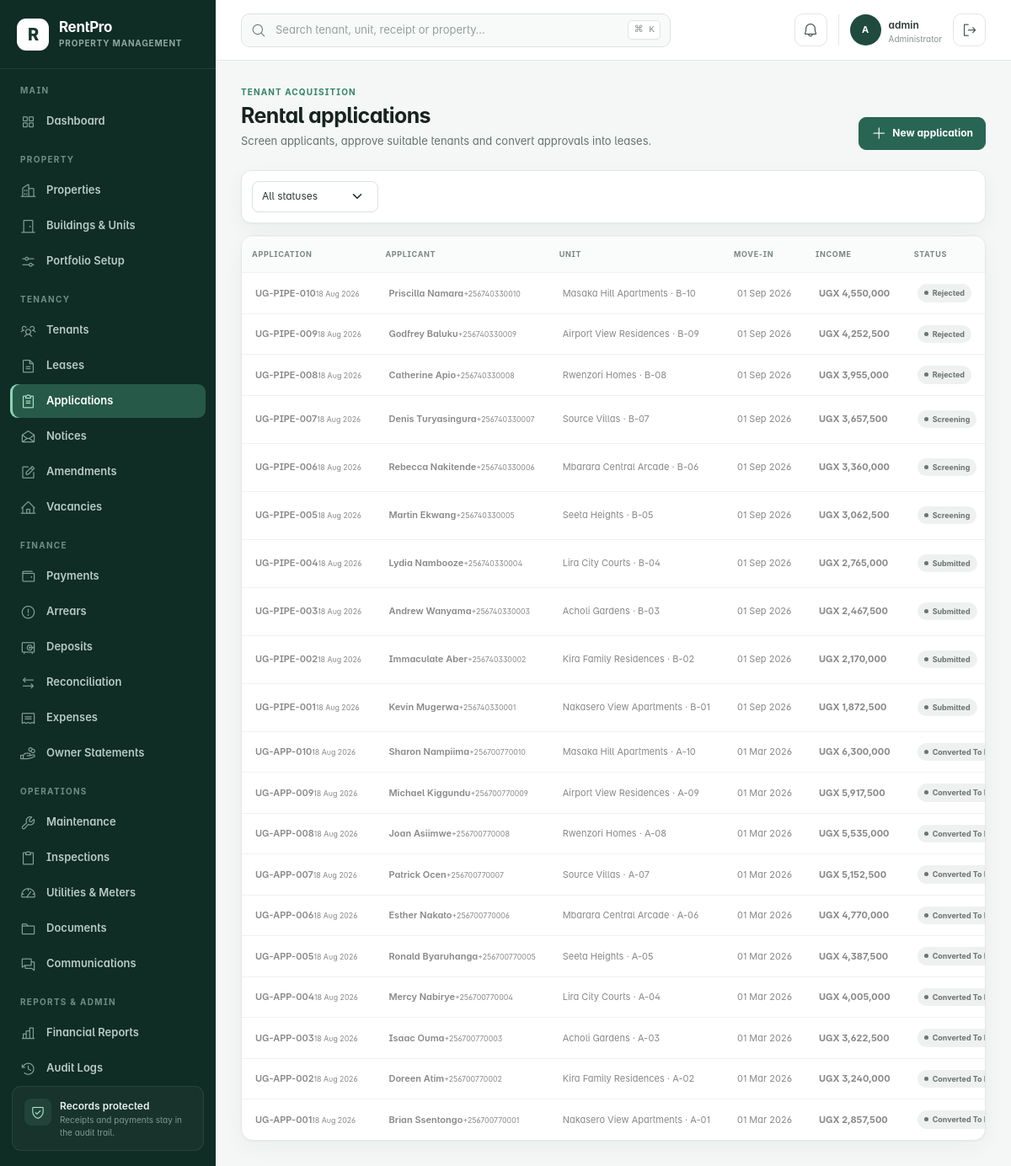
The page /applications/ (signed in) on the database its author committed.
### rentalapp/models.py (models this page shows, shortened)
class TimeStampedModel(models.Model):
    created_at = models.DateTimeField(default=timezone.now, editable=False)
    updated_at = models.DateTimeField(auto_now=True)
    class Meta:
        abstract = True

class RentalApplication(TimeStampedModel):
    class Status(models.TextChoices):
        DRAFT = "draft", "Draft"
        SUBMITTED = "submitted", "Submitted"
        SCREENING = "screening", "Screening"
        APPROVED = "approved", "Approved"
        REJECTED = "rejected", "Rejected"
        WITHDRAWN = "withdrawn", "Withdrawn"
        CONVERTED = "converted", "Converted to lease"
    application_number = models.CharField(max_length=30, unique=True, null=True, blank=True)
    unit = models.ForeignKey(Unit, on_delete=models.PROTECT, related_name="applications")
    applicant_name = models.CharField(max_length=140)
    phone = models.CharField(max_length=20)
    email = models.EmailField(blank=True)
    national_id = models.CharField(max_length=30, blank=True)
    current_address = models.CharField(max_length=255, blank=True)
    employer = models.CharField(max_length=140, blank=True)
    monthly_income = models.DecimalField(max_digits=14, decimal_places=2, default=0)
    requested_move_in = models.DateField()
    occupants = models.PositiveSmallIntegerField(default=1)
    guarantor_name = models.CharField(max_length=140, blank=True)
    guarantor_phone = models.CharField(max_length=20, blank=True)
    status = models.CharField(max_length=20, choices=Status.choices, default=Status.SUBMITTED)
    screening_notes = models.TextField(blank=True)
    decision_reason = models.TextField(blank=True)
    decided_at = models.DateTimeField(null=True, blank=True)
    decided_by = models.ForeignKey(
        settings.AUTH_USER_MODEL,
        on_delete=models.PROTECT,
        related_name="decided_rental_applications",
        null=True,
        blank=True,
    )
    tenant = models.OneToOneField(
        Tenant,
        on_delete=models.PROTECT,
        related_name="rental_application",
        null=True,
        blank=True,
    )
    class Meta:
        ordering = ("-created_at",)

class Unit(TimeStampedModel):
    class Status(models.TextChoices):
        AVAILABLE = "available", "Available"
        RESERVED = "reserved", "Reserved"
        APPLICATION_PENDING = "application_pending", "Application pending"
        OCCUPIED = "occupied", "Occupied"
        NOTICE_GIVEN = "notice_given", "Notice given"
        MAINTENANCE = "maintenance", "Under maintenance"
        BLOCKED = "blocked", "Blocked"
    TYPE_CHOICES = (
        ("studio", "Studio"),
        ("apartment", "Apartment"),
        ("house", "House"),
        ("shop", "Shop"),
        ("office", "Office"),
        ("other", "Other"),
    )
    property = models.ForeignKey(Property, on_delete=models.CASCADE, related_name="units")
    building = models.ForeignKey(
        Building,
        on_delete=models.SET_NULL,
        related_name="units",
        null=True,
        blank=True,
    )
    unit_number = models.CharField(max_length=20)
    floor = models.CharField(max_length=30, blank=True)
    unit_type = models.CharField(max_length=30, choices=TYPE_CHOICES, default="apartment")
    bedrooms = models.PositiveSmallIntegerField(default=1)
    bathrooms = models.PositiveSmallIntegerField(default=1)
    rent_amount = models.DecimalField(max_digits=14, decimal_places=2)
    service_charge = models.DecimalField(max_digits=14, decimal_places=2, default=0)
    status = models.CharField(max_length=30, choices=Status.choices, default=Status.AVAILABLE)
    notes = models.TextField(blank=True)
    class Meta:
        ordering = ("property__name", "unit_number")
        constraints = [
            models.UniqueConstraint(fields=("property", "unit_number"), name="unique_unit_per_property")
        ]
    def __str__(self):
        return f"{self.property} · {self.unit_number}"

class Property(TimeStampedModel):
    TYPE_CHOICES = (
        ("apartments", "Apartments"),
        ("commercial", "Commercial"),
        ("mixed_use", "Mixed use"),
        ("villas", "Villas"),
        ("other", "Other"),
    )
    STATUS_CHOICES = (("active", "Active"), ("inactive", "Inactive"))
    owner = models.ForeignKey(
        Landlord,
        on_delete=models.PROTECT,
        related_name="properties",
        null=True,
        blank=True,
    )
    name = models.CharField(max_length=100)
    code = models.CharField(max_length=20, unique=True, null=True, blank=True)
    address = models.TextField()
    district = models.CharField(max_length=80, blank=True)
    property_type = models.CharField(max_length=50, choices=TYPE_CHOICES, default="apartments")
    description = models.TextField(blank=True)
    total_units = models.PositiveIntegerField(default=0, help_text="Planned or declared unit count")
    status = models.CharField(max_length=20, choices=STATUS_CHOICES, default="active")
    class Meta:
        ordering = ("name",)
        verbose_name_plural = "properties"
    def __str__(self):
        return self.name

### rentalapp/views.py (the view, shortened to what this page needs)
# urls.py: path("applications/", views.application_list, name="application_list"),
@login_and_roles_required(*ADMIN_ROLES)
def application_list(request):
    form = RentalApplicationForm(request.POST or None)
    status = request.GET.get("status", "")
    applications = RentalApplication.objects.select_related("unit__property", "tenant", "decided_by")
    if status:
        applications = applications.filter(status=status)
    return render(
        request,
        "applications/list.html",
        {
            "applications": applications,
            "form": form,
            "decision_form": ApplicationDecisionForm(),
            "status_choices": RentalApplication.Status.choices,
            "selected_status": status,
        },
    )

### rentalapp/templates/applications/list.html (shortened to what this page needs)
{% extends 'base.html' %}{% load rental_tags %}
{% block content %}
<header class="page-header"><div><span class="eyebrow">Tenant acquisition</span><h1>Rental applications</h1><p>Screen applicants, approve suitable tenants and convert approvals into leases.</p></div><div class="page-actions"><button class="btn btn-primary" data-bs-toggle="modal" data-bs-target="#newApplication"><i class="ph ph-plus"></i> New application</button></div></header>
<div class="toolbar"><form method="get"><select class="form-select" name="status" onchange="this.form.submit()"><option value="">All statuses</option></select></form></div>
<section class="data-card"><div class="table-responsive"><table class="table"><thead><tr><th>Application</th><th>Applicant</th><th>Unit</th><th>Move-in</th><th>Income</th><th>Status</th></tr></thead><tbody>{% for item in applications %}<tr><td><strong>{{ item.application_number }}</strong><small class="d-block text-muted">{{ item.created_at|date:'d M Y' }}</small></td><td><strong>{{ item.applicant_name }}</strong><small class="d-block text-muted">{{ item.phone }}</small></td><td>{{ item.unit.property }} · {{ item.unit.unit_number }}</td><td>{{ item.requested_move_in|date:'d M Y' }}</td><td class="money">{{ item.monthly_income|ugx }}</td><td><span class="status-pill {{ item.status|status_class }}">{{ item.get_status_display }}</span></td></tr>{% empty %}<tr><td colspan="7"><div class="empty-state"><i class="ph ph-clipboard-text"></i><strong>No applications yet</strong></div></td></tr>{% endfor %}</tbody></table></div></section>
{% endblock %}

### rentalapp/templates/base.html (shortened to what this page needs)
{% load static rental_tags %}
<!doctype html>
<html lang="en">
<head>
  <link rel="stylesheet" href="{% static 'assets/css/plugins/phosphor-icons.css' %}">
  <link rel="stylesheet" href="{% static 'assets/css/style.css' %}">
  <link rel="stylesheet" href="{% static 'assets/css/rentpro.css' %}">
</head>
<body>
  <div class="app-shell">
    <aside class="app-sidebar offcanvas-lg offcanvas-start" tabindex="-1" id="mainSidebar" aria-label="Primary navigation">
      <div class="sidebar-brand">
        <a href="{{ workspace_home_url }}" class="brand-mark" aria-label="RentPro home">R</a>
        <div><a href="{{ workspace_home_url }}" class="brand-name">RentPro</a><span>Property Management</span></div>
      </div>
      <nav class="sidebar-nav">
        {% if workspace_role == 'tenant' %}
        <div class="nav-group">
          <span class="nav-caption">Tenant portal</span>
          <a href="{% url 'tenant_portal' %}" class="nav-link active"><i class="ph ph-house-user"></i><span>My tenancy</span></a>
        </div>
        {% elif workspace_role == 'landlord' %}
        <div class="nav-group">
          <span class="nav-caption">Landlord portal</span>
          <a href="{% url 'landlord_portal' %}" class="nav-link active"><i class="ph ph-buildings"></i><span>My portfolio</span></a>
        </div>
        {% else %}
        <div class="nav-group">
          <span class="nav-caption">Main</span>
          <a href="{% url 'dashboard' %}" class="nav-link {% if request.resolver_match.url_name == 'dashboard' %}active{% endif %}"><i class="ph ph-squares-four"></i><span>Dashboard</span></a>
        </div>
        <div class="nav-group">
          <span class="nav-caption">Property</span>
          <a href="{% url 'property_list' %}" class="nav-link {% if 'property' in request.resolver_match.url_name %}active{% endif %}"><i class="ph ph-buildings"></i><span>Properties</span></a>
          <a href="{% url 'unit_list' %}" class="nav-link {% if 'unit' in request.resolver_match.url_name %}active{% endif %}"><i class="ph ph-door"></i><span>Buildings &amp; Units</span></a>
          <a href="{% url 'portfolio_setup' %}" class="nav-link {% if request.resolver_match.url_name == 'portfolio_setup' %}active{% endif %}"><i class="ph ph-sliders-horizontal"></i><span>Portfolio Setup</span></a>
        </div>
        <div class="nav-group">
          <span class="nav-caption">Tenancy</span>
          <a href="{% url 'tenant_list' %}" class="nav-link {% if 'tenant' in request.resolver_match.url_name %}active{% endif %}"><i class="ph ph-users-three"></i><span>Tenants</span></a>
          <a href="{% url 'lease_list' %}" class="nav-link {% if 'lease' in request.resolver_match.url_name %}active{% endif %}"><i class="ph ph-file-text"></i><span>Leases</span></a>
          <a href="{% url 'application_list' %}" class="nav-link {% if 'application' in request.resolver_match.url_name %}active{% endif %}"><i class="ph ph-clipboard-text"></i><span>Applications</span></a>
          <a href="{% url 'notice_list' %}" class="nav-link {% if request.resolver_match.url_name == 'notice_list' %}active{% endif %}"><i class="ph ph-envelope-open"></i><span>Notices</span></a>
          <a href="{% url 'amendment_list' %}" class="nav-link {% if 'amendment' in request.resolver_match.url_name %}active{% endif %}"><i class="ph ph-note-pencil"></i><span>Amendments</span></a>
          <a href="{% url 'unit_list' %}?status=available" class="nav-link"><i class="ph ph-house-line"></i><span>Vacancies</span></a>
        </div>
        <div class="nav-group">
          <span class="nav-caption">Finance</span>
          <a href="{% url 'payment_list' %}" class="nav-link "><i class="ph ph-wallet"></i><span>Payments</span></a>
          <a href="{% url 'arrears' %}" class="nav-link {% if request.resolver_match.url_name == 'arrears' %}active{% endif %}"><i class="ph ph-warning-circle"></i><span>Arrears</span></a>
          <a href="{% url 'deposit_list' %}" class="nav-link {% if request.resolver_match.url_name == 'deposit_list' %}active{% endif %}"><i class="ph ph-vault"></i><span>Deposits</span></a>
          <a href="{% url 'reconciliation_list' %}" class="nav-link {% if request.resolver_match.url_name == 'reconciliation_list' %}active{% endif %}"><i class="ph ph-arrows-left-right"></i><span>Reconciliation</span></a>
          <a href="{% url 'expense_list' %}" class="nav-link {% if request.resolver_match.url_name == 'expense_list' %}active{% endif %}"><i class="ph ph-receipt"></i><span>Expenses</span></a>
          <a href="{% url 'owner_statement_list' %}" class="nav-link {% if 'owner_statement' in request.resolver_match.url_name %}active{% endif %}"><i class="ph ph-hand-coins"></i><span>Owner Statements</span></a>
        </div>
        <div class="nav-group">
          <span class="nav-caption">Operations</span>
          <a href="{% url 'maintenance_list' %}" class="nav-link {% if request.resolver_match.url_name == 'maintenance_list' %}active{% endif %}"><i class="ph ph-wrench"></i><span>Maintenance</span></a>
          <a href="{% url 'inspection_list' %}" class="nav-link {% if 'inspection' in request.resolver_match.url_name %}active{% endif %}"><i class="ph ph-clipboard"></i><span>Inspections</span></a>
          <a href="{% url 'utility_list' %}" class="nav-link {% if request.resolver_match.url_name == 'utility_list' %}active{% endif %}"><i class="ph ph-gauge"></i><span>Utilities &amp; Meters</span></a>
          <a href="{% url 'document_list' %}" class="nav-link {% if request.resolver_match.url_name == 'document_list' %}active{% endif %}"><i class="ph ph-folder"></i><span>Documents</span></a>
          <a href="{% url 'communication_list' %}" class="nav-link {% if request.resolver_match.url_name == 'communication_list' %}active{% endif %}"><i class="ph ph-chats"></i><span>Communications</span></a>
        </div>
        <div class="nav-group">
          <span class="nav-caption">Reports &amp; Admin</span>
          <a href="{% url 'reports' %}" class="nav-link {% if request.resolver_match.url_name == 'reports' %}active{% endif %}"><i class="ph ph-chart-bar"></i><span>Financial Reports</span></a>
          <a href="{% url 'audit_logs' %}" class="nav-link {% if request.resolver_match.url_name == 'audit_logs' %}active{% endif %}"><i class="ph ph-clock-counter-clockwise"></i><span>Audit Logs</span></a>
        </div>
        {% endif %}
      </nav>
      <div class="sidebar-help">
        <div class="help-icon"><i class="ph ph-shield-check"></i></div>
        <strong>Records protected</strong>
        <span>Receipts and payments stay in the audit trail.</span>
      </div>
    </aside>
    <div class="app-main">
      <header class="app-topbar">
        {% if workspace_role != 'tenant' and workspace_role != 'landlord' %}<form class="global-search" action="{% url 'global_search' %}" method="get" role="search">
          <i class="ph ph-magnifying-glass"></i>
          <input type="search" name="q" value="{{ request.GET.q|default:'' }}" placeholder="Search tenant, unit, receipt or property…" aria-label="Global search">
          <kbd>⌘ K</kbd>
        </form>{% endif %}
        <div class="topbar-actions">
          <div class="dropdown">
            <button class="icon-button notification-button" type="button" data-bs-toggle="dropdown" aria-expanded="false" aria-label="Notifications">
              <i class="ph ph-bell"></i>{% if workspace_notification_count %}<span>{{ workspace_notification_count }}</span>{% endif %}
            </button>
          </div>
          <div class="user-chip">
            <span class="avatar">{% if request.user.is_authenticated %}{{ request.user.get_full_name|default:request.user.username|initials }}{% else %}PM{% endif %}</span>
            <span class="d-none d-md-flex"><strong>{% if request.user.is_authenticated %}{{ request.user.get_full_name|default:request.user.username }}{% else %}Property Manager{% endif %}</strong><small>{{ workspace_role|default:'Operations'|title }}</small></span>
          </div>
          {% if request.user.is_authenticated %}<form method="post" action="{% url 'logout' %}">{% csrf_token %}<button class="icon-button" type="submit" title="Sign out"><i class="ph ph-sign-out"></i><span class="visually-hidden">Sign out</span></button></form>{% endif %}
        </div>
      </header>
      <main class="app-content">
        {% block content %}{% endblock %}
      </main>
    </div>
  </div>
</body>
</html>

### rows shown on the page
RentalApplication: application_number "UG-PIPE-010", created_at "18 Aug 2026", applicant_name "Priscilla Namara", phone "+256740330010", unit.property "Masaka Hill Apartments", unit.unit_number "B-10", requested_move_in "01 Sep 2026", monthly_income|ugx "UGX 4,550,000", status "Rejected"
RentalApplication: application_number "UG-PIPE-009", created_at "18 Aug 2026", applicant_name "Godfrey Baluku", phone "+256740330009", unit.property "Airport View Residences", unit.unit_number "B-09", requested_move_in "01 Sep 2026", monthly_income|ugx "UGX 4,252,500", status "Rejected"
RentalApplication: application_number "UG-PIPE-008", created_at "18 Aug 2026", applicant_name "Catherine Apio", phone "+256740330008", unit.property "Rwenzori Homes", unit.unit_number "B-08", requested_move_in "01 Sep 2026", monthly_income|ugx "UGX 3,955,000", status "Rejected"
RentalApplication: application_number "UG-PIPE-007", created_at "18 Aug 2026", applicant_name "Denis Turyasingura", phone "+256740330007", unit.property "Source Villas", unit.unit_number "B-07", requested_move_in "01 Sep 2026", monthly_income|ugx "UGX 3,657,500", status "Screening"
RentalApplication: application_number "UG-PIPE-006", created_at "18 Aug 2026", applicant_name "Rebecca Nakitende", phone "+256740330006", unit.property "Mbarara Central Arcade", unit.unit_number "B-06", requested_move_in "01 Sep 2026", monthly_income|ugx "UGX 3,360,000", status "Screening"
RentalApplication: application_number "UG-PIPE-005", created_at "18 Aug 2026", applicant_name "Martin Ekwang", phone "+256740330005", unit.property "Seeta Heights", unit.unit_number "B-05", requested_move_in "01 Sep 2026", monthly_income|ugx "UGX 3,062,500", status "Screening"
RentalApplication: application_number "UG-PIPE-004", created_at "18 Aug 2026", applicant_name "Lydia Nambooze", phone "+256740330004", unit.property "Lira City Courts", unit.unit_number "B-04", requested_move_in "01 Sep 2026", monthly_income|ugx "UGX 2,765,000", status "Submitted"
RentalApplication: application_number "UG-PIPE-003", created_at "18 Aug 2026", applicant_name "Andrew Wanyama", phone "+256740330003", unit.property "Acholi Gardens", unit.unit_number "B-03", requested_move_in "01 Sep 2026", monthly_income|ugx "UGX 2,467,500", status "Submitted"
RentalApplication: application_number "UG-PIPE-002", created_at "18 Aug 2026", applicant_name "Immaculate Aber", phone "+256740330002", unit.property "Kira Family Residences", unit.unit_number "B-02", requested_move_in "01 Sep 2026", monthly_income|ugx "UGX 2,170,000", status "Submitted"
RentalApplication: application_number "UG-PIPE-001", created_at "18 Aug 2026", applicant_name "Kevin Mugerwa", phone "+256740330001", unit.property "Nakasero View Apartments", unit.unit_number "B-01", requested_move_in "01 Sep 2026", monthly_income|ugx "UGX 1,872,500", status "Submitted"
RentalApplication: application_number "UG-APP-010", created_at "18 Aug 2026", applicant_name "Sharon Nampiima", phone "+256700770010", unit.property "Masaka Hill Apartments", unit.unit_number "A-10", requested_move_in "01 Mar 2026", monthly_income|ugx "UGX 6,300,000", status "Converted To…"
RentalApplication: application_number "UG-APP-009", created_at "18 Aug 2026", applicant_name "Michael Kiggundu", phone "+256700770009", unit.property "Airport View Residences", unit.unit_number "A-09", requested_move_in "01 Mar 2026", monthly_income|ugx "UGX 5,917,500", status "Converted To…"
RentalApplication: application_number "UG-APP-008", created_at "18 Aug 2026", applicant_name "Joan Asiimwe", phone "+256700770008", unit.property "Rwenzori Homes", unit.unit_number "A-08", requested_move_in "01 Mar 2026", monthly_income|ugx "UGX 5,535,000", status "Converted To…"
RentalApplication: application_number "UG-APP-007", created_at "18 Aug 2026", applicant_name "Patrick Ocen", phone "+256700770007", unit.property "Source Villas", unit.unit_number "A-07", requested_move_in "01 Mar 2026", monthly_income|ugx "UGX 5,152,500", status "Converted To…"
RentalApplication: application_number "UG-APP-006", created_at "18 Aug 2026", applicant_name "Esther Nakato", phone "+256700770006", unit.property "Mbarara Central Arcade", unit.unit_number "A-06", requested_move_in "01 Mar 2026", monthly_income|ugx "UGX 4,770,000", status "Converted To…"
RentalApplication: application_number "UG-APP-005", created_at "18 Aug 2026", applicant_name "Ronald Byaruhanga", phone "+256700770005", unit.property "Seeta Heights", unit.unit_number "A-05", requested_move_in "01 Mar 2026", monthly_income|ugx "UGX 4,387,500", status "Converted To…"
RentalApplication: application_number "UG-APP-004", created_at "18 Aug 2026", applicant_name "Mercy Nabirye", phone "+256700770004", unit.property "Lira City Courts", unit.unit_number "A-04", requested_move_in "01 Mar 2026", monthly_income|ugx "UGX 4,005,000", status "Converted To…"
RentalApplication: application_number "UG-APP-003", created_at "18 Aug 2026", applicant_name "Isaac Ouma", phone "+256700770003", unit.property "Acholi Gardens", unit.unit_number "A-03", requested_move_in "01 Mar 2026", monthly_income|ugx "UGX 3,622,500", status "Converted To…"
RentalApplication: application_number "UG-APP-002", created_at "18 Aug 2026", applicant_name "Doreen Atim", phone "+256700770002", unit.property "Kira Family Residences", unit.unit_number "A-02", requested_move_in "01 Mar 2026", monthly_income|ugx "UGX 3,240,000", status "Converted To…"
RentalApplication: application_number "UG-APP-001", created_at "18 Aug 2026", applicant_name "Brian Ssentongo", phone "+256700770001", unit.property "Nakasero View Apartments", unit.unit_number "A-01", requested_move_in "01 Mar 2026", monthly_income|ugx "UGX 2,857,500", status "Converted To…"

### other values the page prints
{{ request.user.get_full_name|default:request.user.username|initials }} "A"
{{ request.user.get_full_name|default:request.user.username }} "admin"
{{ workspace_role|default:'Operations'|title }} "Administrator"
